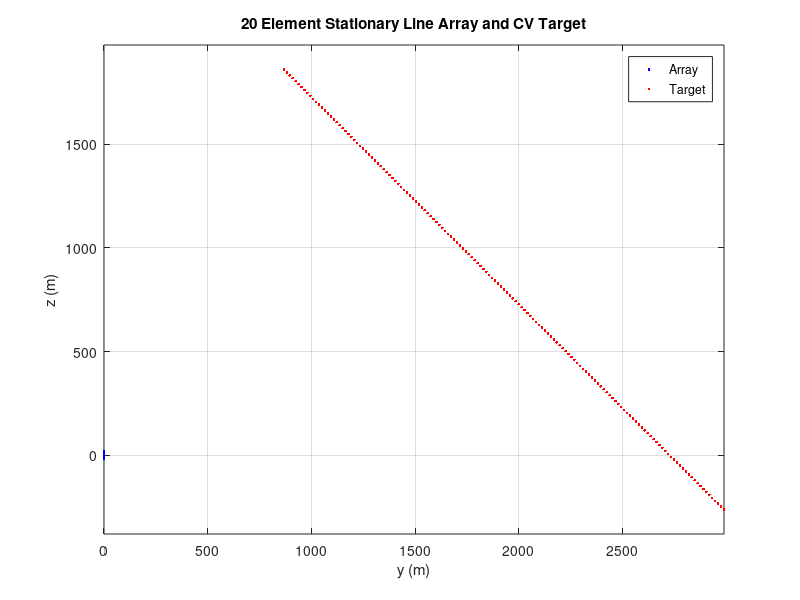
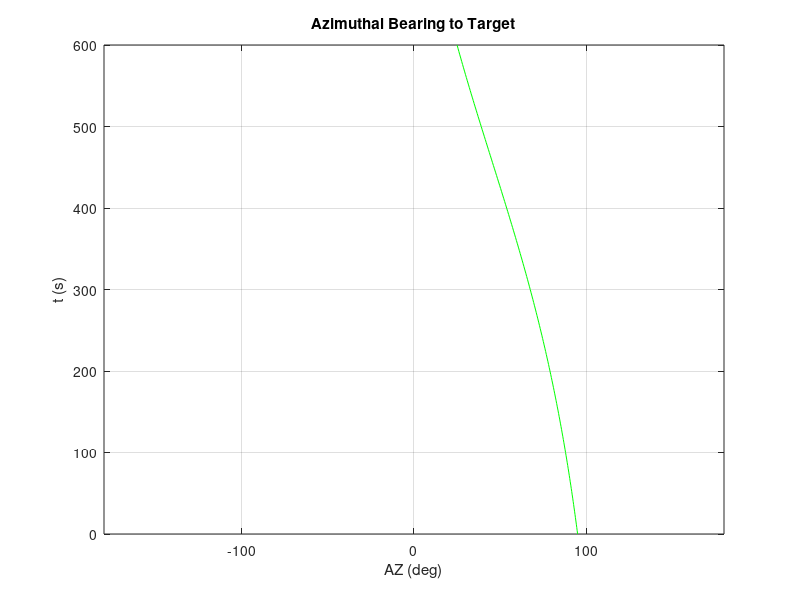
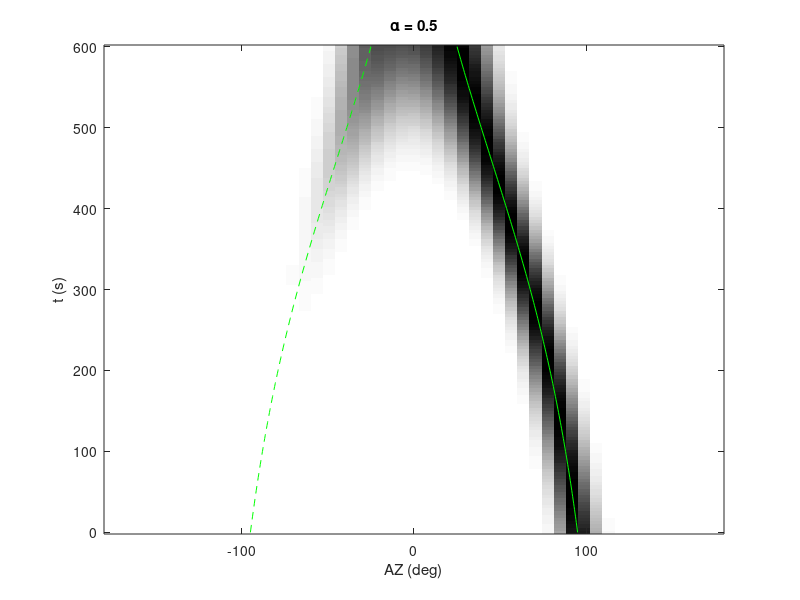
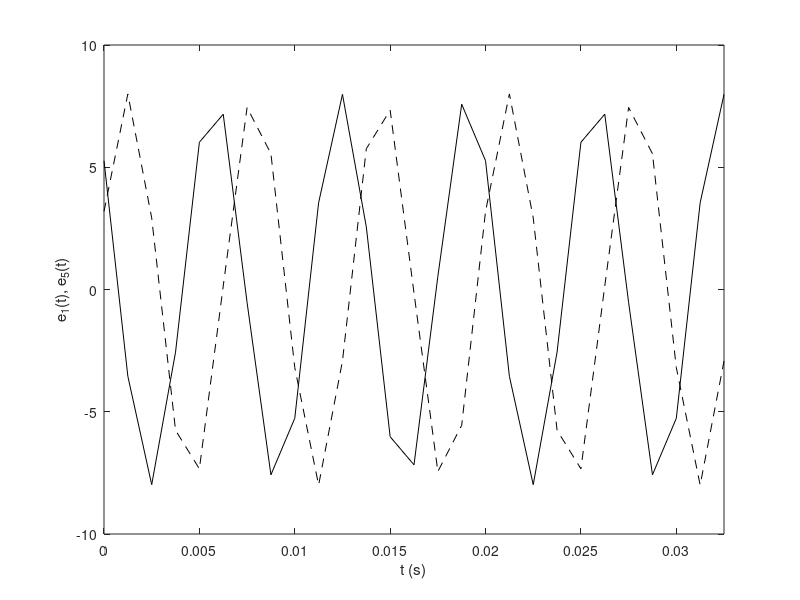

MATLAB code to generate these figures, in order: (Note: a time limit stopped this script after it produced the figures.)
% VSLA beamformer
clear;

%%%%% Flags

show_scan_plots=1;

%%%%% Environment and array paramters

% Speed of sound (m/s)
c=1500;
% Design frequency (Hz) and wavelength (m)
f_design=400; lambda_design=c/f_design;
% Number of elements
N_e=20;
% Element positions (uniformaly spaced at one half design wavelength
% along z-axis; assume hydrophones and geophones are colocated)
p_e=[zeros(1,N_e); zeros(1,N_e); 0.5*lambda_design*(0:N_e-1)];
% Center array about the origin (for aesthetics only)
p_e(3,:)=p_e(3,:)-(p_e(3,N_e)-p_e(3,1))/2;

%%%%% Targer parameters

% Target frequency (Hz) and amplitude
f_tgt=150; A_tgt=8;
% Target course (deg -> rad) and speed (m/s)
cse= -45*pi/180; spd=5;
% Initial range (m) and bearing (deg -> rad)
rng(1)=3000; brg(1)=95*pi/180;
% Sceneario length (min -> sec)
T=10*60;
% Scan interval (sec) and times (sec)
dt=4; t=0:dt:T; N_t=length(t); T=t(N_t);
% Target positions (assumes target in y-z plane)
p_tgt=repmat([0;rng(1)*[sin(brg(1));cos(brg(1))]],[1,N_t])+...
    [0;spd*[sin(cse);cos(cse)]]*(t-t(1));
% Range and bearing to target
rng=sqrt(p_tgt(2,:).^2+p_tgt(3,:).^2);
brg=atan2(p_tgt(2,:),p_tgt(3,:)); % TODO: map to [-pi, pi)

figure(1); clf;
hdl=plot(p_e(2,:),p_e(3,:),'b.',p_tgt(2,:),p_tgt(3,:),'r.');
axis equal; grid on;
xlabel('y (m)'); ylabel('z (m)');
title([int2str(N_e),' Element Stationary Line Array and CV Target']);
legend(hdl,{'Array','Target'});

figure(2); clf;
plot(brg*180/pi,t,'g-'); xlim([-1,1]*180); grid on;
xlabel('AZ (deg)'); ylabel('t (s)');
title('Azimuthal Bearing to Target');

%%%%% CBF parameters

% Sampling times for each scan
f_samp=2*f_design;
t_samp=linspace(0,dt-dt/(f_samp*dt-1),f_samp*dt);
N_samp=length(t_samp);

% FFT size and frequencies (Hz)
N_fft=2^nextpow2(length(t_samp));
f_fft=f_samp*(0:N_fft-1)'/N_fft;

% Number of beams
N_beams=51;
% Beam angles (assume equispaced in angle for now)
b_beams=linspace(-pi+2*pi/N_beams/2,pi-2*pi/N_beams/2,N_beams);
% Beam unit vectors
u_beams=[zeros(1,N_beams); sin(b_beams); cos(b_beams)];

% Window function for elment time series
w_fft=window(@hamming,N_samp);

% Taylor weights
w_e=taylorwin(N_e);

% Relative hydrophone/geophone weight (alpha = 1 for hydrophone only)
alpha=0.5; % 0.5;

%%%%% Run the CBF
tau=zeros(1,N_e);
h_e=zeros(N_samp,N_e); H_e=zeros(N_fft,N_e);
x_e=zeros(N_samp,N_e); X_e=zeros(N_fft,N_e);
y_e=zeros(N_samp,N_e); Y_e=zeros(N_fft,N_e);
z_e=zeros(N_samp,N_e); Z_e=zeros(N_fft,N_e);
bb=zeros(N_t,N_beams);
for n_t=1:N_t
    fprintf(1,'Scan %3i of %3i\n',n_t,N_t);
    
    %%%%% Generate element data (time series)
    
    % Unit vector to target
    u_tgt=p_tgt(:,n_t)/norm(p_tgt(:,n_t));
    % Generate element time series and transform to frequency domain
    for n_e=1:N_e
        % Time-of-arrival delay to element
        tau(n_e)=p_e(:,n_e)'*u_tgt/c;
        % Element time series (note: -tau gives mirror image)
        pressure_e=A_tgt*sin(2*pi*f_tgt*(t(n_t)+t_samp+tau(n_e)));
        h_e(:,n_e)=pressure_e; % "+ noise"
        x_e(:,n_e)=pressure_e*u_tgt(1); % "+ noise"
        y_e(:,n_e)=pressure_e*u_tgt(2); % "+ noise"
        z_e(:,n_e)=pressure_e*u_tgt(3); % "+ noise"
        % Transform to frequency domain
        H_e(:,n_e)=fft(w_fft.*h_e(:,n_e),N_fft);
        X_e(:,n_e)=fft(w_fft.*x_e(:,n_e),N_fft);
        Y_e(:,n_e)=fft(w_fft.*y_e(:,n_e),N_fft);
        Z_e(:,n_e)=fft(w_fft.*z_e(:,n_e),N_fft);
    end
    
    %%%%% Beamform element data
    
    fraz=zeros([N_fft,N_beams]);
    for n_b=1:N_beams
        for n_e=1:N_e
            tau_b=p_e(:,n_e)'*u_beams(:,n_b)/c;
            fraz(:,n_b)=fraz(:,n_b)+exp(-1i*2*pi*f_fft*tau_b).*(...
                alpha*w_e(n_e)*H_e(:,n_e)+(1-alpha)*(...
                    w_e(n_e)*X_e(:,n_e)*0+...
                    w_e(n_e)*Y_e(:,n_e)*sin(b_beams(n_b))+...
                    w_e(n_e)*Z_e(:,n_e)*cos(b_beams(n_b))));
        end
    end
    
    idx=1:N_fft/2;
    pwr=fraz(idx,:).*conj(fraz(idx,:));
    bb(n_t,:)=sum(pwr);
    
    if show_scan_plots
        % Plot 5 cycles of time series for 2 elements
        k=find(t_samp <= 5/f_tgt); e=[1,5];
        figure(91); clf;
        hdl=plot(t_samp(k),h_e(k,e(1)),'k-',t_samp(k),h_e(k,e(2)),'k--');
        xlabel('t (s)'); xlim([t_samp(1),t_samp(k(end))]);
        ylabel(['e_',int2str(e(1)),'(t), e_',int2str(e(2)),'(t)']);
        % Plot power spectrum on first element
        figure(92); clf;
        plot(f_fft(idx),10*log10(H_e(idx,1).*conj(H_e(idx,1))));
        xlim([f_fft(1),f_fft(N_fft/2)]);
        xlabel('f (Hz)'); ylabel('dB');
        % Plot FRAZ
        figure(93); clf;
        imagesc(b_beams*180/pi,f_fft(idx),10*log10(pwr));
        xlabel('AZ (deg)'); ylabel('f (Hz)');
        title(sprintf('Scan %3i of %3i\n',n_t,N_t));
        % Plot broadband output
        figure(94); clf;
        bar(b_beams*180/pi,10*log10(bb(n_t,:)),1); xlim([-180,180]);
        hold on; plot(brg(n_t)*[1,1]*180/pi,ylim,'r-o'); hold off;
        xlabel('AZ (deg)'); ylabel('dB');
        title(sprintf('Scan %3i of %3i\n',n_t,N_t));
        drawnow
    end
    
end

figure(3); clf;
imagesc(b_beams*180/pi,t,bb); set(gca,'YDir','normal');
hold on;
plot(brg*180/pi,t,'g-');
plot((-brg)*180/pi,t,'g--');
hold off;
colormap(1-gray);
xlabel('AZ (deg)'); ylabel('t (s)');
if alpha == 1
    title('Hydrophone Only (\alpha = 1)');
else
    title(['\alpha = ',num2str(alpha)]);
end
